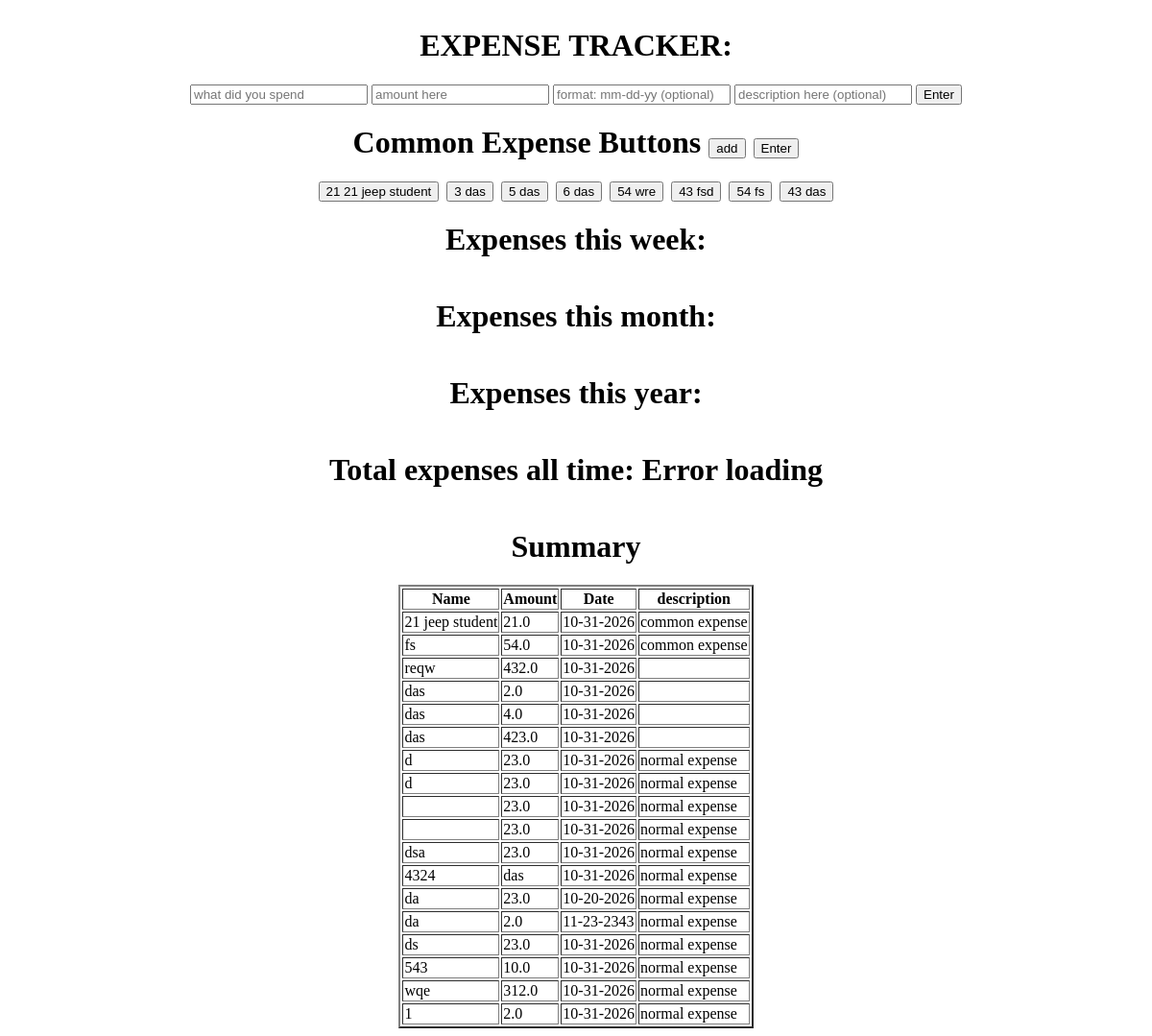
The page / on the database its author committed.
### tables this page shows
CREATE TABLE common_expense (
                    name TEXT NOT NULL,
                    amount REAL NOT NULL,
                    date TEXT
                        );

CREATE TABLE expense (
                    name TEXT NOT NULL,
                    amount REAL NOT NULL,
                    date TEXT,
                    description TEXT
                        );

### app.py (the view)
@app.route("/")
def show_table():
    db = get_db()
    cursor = db.cursor()
    cursor.execute("SELECT name, amount, date, description FROM expense")
    items = cursor.fetchall()
    cursor.execute("SELECT name, amount, date FROM common_expense")
    common_expenses = cursor.fetchall()
    return render_template(
            "home.html",
            items=items,
            datetime=datetime,
            common_expenses=common_expenses
        )

### app.py (called while the page is built)
def get_db():
    db = getattr(g, '_database', None)
    if db is None:
        db = g._database = sqlite3.connect(DATABASE)
    return db

@app.teardown_appcontext
def close_connection(exception):
    db = getattr(g, '_database', None)
    if db is not None:
        db.close()

### templates/home.html (shortened to what this page needs)
<!DOCTYPE html>
<html lang="en">
<head>
</head>
<body>
    <h1>EXPENSE TRACKER:</h1>
    <form method="POST" action="/add">
        <input name="expense-name" placeholder="what did you spend" required>
        <input name="amount" placeholder="amount here" type="number" min="0" required>
        <input name="date" placeholder="format: mm-dd-yy (optional)">
        <input name="description" placeholder="description here (optional)">
        <button type="submit">Enter</button>
    </form>
    <h1>Common Expense Buttons
        <button type="button" id="add-common">add</button>
        <button type="button" id="enter-common">Enter</button>
    </h1>
    <form id="common-expense-form" method="POST" action="/add-common">
        {% for item in common_expenses %}
            <button
                type="submit"
                name="common-expense"
                value="{{ item[0] }}"
            >
                {{ "%g"|format(item[1]) }} {{ item[0] }}
            </button>
        {% endfor %}
    </form>
    <h1>Expenses this week: </h1>
    <h1>Expenses this month: </h1>
    <h1>Expenses this year: </h1>
    <h1>Total expenses all time: <span id="total-expenses"></span></h1>
    <h1>Summary</h1>
    <table border="2">
        <th>Name</th>
        <th>Amount</th>
        <th>Date</th>
        <th>description</th>
        {% for item in items %}
        <tr>
            <td>{{item[0]}}</td>
            <td>{{item[1]}}</td>
            <td>{{ datetime.strptime(item[2], "%Y-%m-%d").strftime("%m-%d-%Y") }}</td>
            <td>{{item[3]}}</td>
        </tr>
        {% endfor %}
    </table>
</body>
</html>

### templates/home.html (style rules this page uses)
body { display: flex; flex-direction: column; align-items: center; }
#common-expense-form { display: flex; flex-wrap: wrap; gap: 8px; }

### rows shown on the page
common_expense: amount "21", name "21 jeep student"
common_expense: amount "3", name "das"
common_expense: amount "5", name "das"
common_expense: amount "6", name "das"
common_expense: amount "54", name "wre"
common_expense: amount "43", name "fsd"
common_expense: amount "54", name "fs"
common_expense: amount "43", name "das"
expense: name "21 jeep student", amount "21.0", strptime "10-31-2026", description "common expense"
expense: name "fs", amount "54.0", strptime "10-31-2026", description "common expense"
expense: name "reqw", amount "432.0", strptime "10-31-2026"
expense: name "das", amount "2.0", strptime "10-31-2026"
expense: name "das", amount "4.0", strptime "10-31-2026"
expense: name "das", amount "423.0", strptime "10-31-2026"
expense: name "d", amount "23.0", strptime "10-31-2026", description "normal expense"
expense: name "d", amount "23.0", strptime "10-31-2026", description "normal expense"
expense: amount "23.0", strptime "10-31-2026", description "normal expense"
expense: amount "23.0", strptime "10-31-2026", description "normal expense"
expense: name "dsa", amount "23.0", strptime "10-31-2026", description "normal expense"
expense: name "4324", amount "das", strptime "10-31-2026", description "normal expense"
expense: name "da", amount "23.0", strptime "10-20-2026", description "normal expense"
expense: name "da", amount "2.0", strptime "11-23-2343", description "normal expense"
expense: name "ds", amount "23.0", strptime "10-31-2026", description "normal expense"
expense: name "543", amount "10.0", strptime "10-31-2026", description "normal expense"
expense: name "wqe", amount "312.0", strptime "10-31-2026", description "normal expense"
expense: name "1", amount "2.0", strptime "10-31-2026", description "normal expense"
